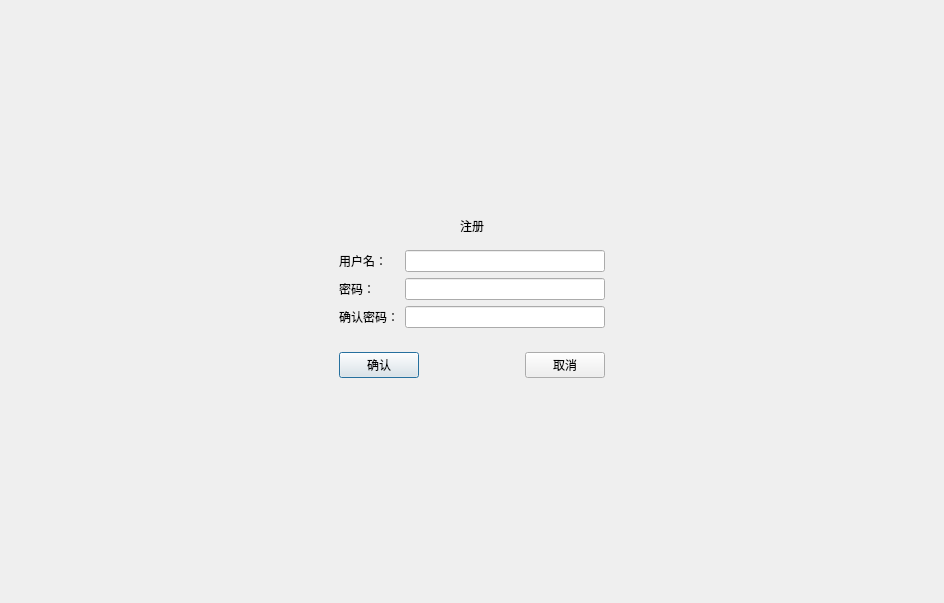
<?xml version="1.0" encoding="UTF-8"?>
<ui version="4.0">
 <class>registerDialog</class>
 <widget class="QDialog" name="registerDialog">
  <property name="geometry">
   <rect>
    <x>0</x>
    <y>0</y>
    <width>944</width>
    <height>603</height>
   </rect>
  </property>
  <property name="windowTitle">
   <string>Dialog</string>
  </property>
  <layout class="QVBoxLayout" name="verticalLayout_2">
   <item>
    <spacer name="verticalSpacer">
     <property name="orientation">
      <enum>Qt::Vertical</enum>
     </property>
     <property name="sizeHint" stdset="0">
      <size>
       <width>20</width>
       <height>183</height>
      </size>
     </property>
    </spacer>
   </item>
   <item>
    <widget class="QWidget" name="widget_4" native="true">
     <layout class="QHBoxLayout" name="horizontalLayout_2">
      <item>
       <spacer name="horizontalSpacer_2">
        <property name="orientation">
         <enum>Qt::Horizontal</enum>
        </property>
        <property name="sizeHint" stdset="0">
         <size>
          <width>296</width>
          <height>20</height>
         </size>
        </property>
       </spacer>
      </item>
      <item>
       <widget class="QWidget" name="widget_3" native="true">
        <layout class="QVBoxLayout" name="verticalLayout">
         <item>
          <widget class="QLabel" name="label_4">
           <property name="text">
            <string>注册</string>
           </property>
           <property name="alignment">
            <set>Qt::AlignCenter</set>
           </property>
          </widget>
         </item>
         <item>
          <widget class="QWidget" name="widget" native="true">
           <layout class="QFormLayout" name="formLayout">
            <item row="0" column="0">
             <widget class="QLabel" name="label">
              <property name="text">
               <string>用户名：</string>
              </property>
             </widget>
            </item>
            <item row="0" column="1">
             <widget class="QLineEdit" name="reg_usersnameEdit"/>
            </item>
            <item row="1" column="0">
             <widget class="QLabel" name="label_2">
              <property name="text">
               <string>密码：</string>
              </property>
             </widget>
            </item>
            <item row="1" column="1">
             <widget class="QLineEdit" name="reg_passwordEdit">
              <property name="echoMode">
               <enum>QLineEdit::Password</enum>
              </property>
             </widget>
            </item>
            <item row="2" column="0">
             <widget class="QLabel" name="label_3">
              <property name="text">
               <string>确认密码：</string>
              </property>
             </widget>
            </item>
            <item row="2" column="1">
             <widget class="QLineEdit" name="reg_passwordConfirmEdit">
              <property name="echoMode">
               <enum>QLineEdit::Password</enum>
              </property>
             </widget>
            </item>
           </layout>
          </widget>
         </item>
         <item>
          <widget class="QWidget" name="widget_2" native="true">
           <layout class="QHBoxLayout" name="horizontalLayout">
            <item>
             <widget class="QPushButton" name="reg_Register">
              <property name="text">
               <string>确认</string>
              </property>
             </widget>
            </item>
            <item>
             <spacer name="horizontalSpacer">
              <property name="orientation">
               <enum>Qt::Horizontal</enum>
              </property>
              <property name="sizeHint" stdset="0">
               <size>
                <width>40</width>
                <height>20</height>
               </size>
              </property>
             </spacer>
            </item>
            <item>
             <widget class="QPushButton" name="reg_Cancel">
              <property name="text">
               <string>取消</string>
              </property>
             </widget>
            </item>
           </layout>
          </widget>
         </item>
        </layout>
       </widget>
      </item>
      <item>
       <spacer name="horizontalSpacer_3">
        <property name="orientation">
         <enum>Qt::Horizontal</enum>
        </property>
        <property name="sizeHint" stdset="0">
         <size>
          <width>40</width>
          <height>20</height>
         </size>
        </property>
       </spacer>
      </item>
     </layout>
    </widget>
   </item>
   <item>
    <spacer name="verticalSpacer_2">
     <property name="orientation">
      <enum>Qt::Vertical</enum>
     </property>
     <property name="sizeHint" stdset="0">
      <size>
       <width>20</width>
       <height>182</height>
      </size>
     </property>
    </spacer>
   </item>
  </layout>
 </widget>
 <resources/>
 <connections/>
</ui>
